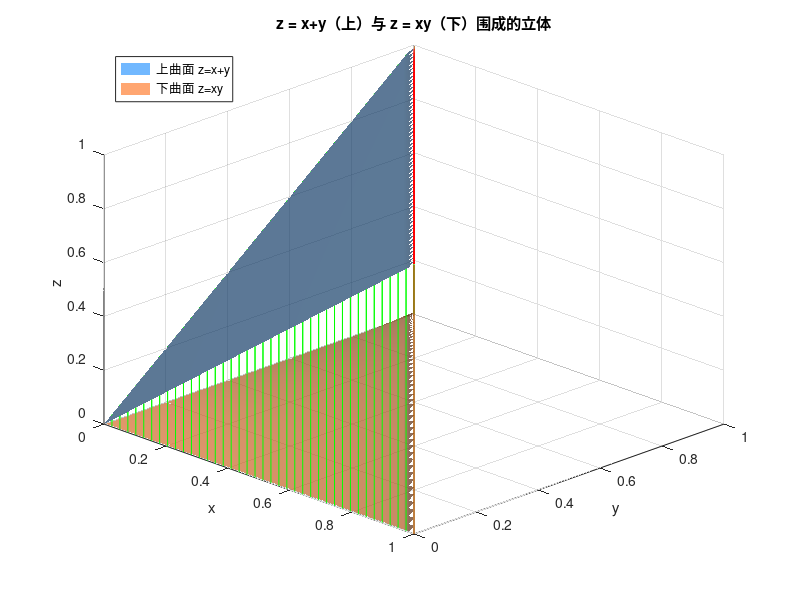

Source code (MATLAB):
figure; hold on;

% 参数范围
x = linspace(0, 1, 60);
y = linspace(0, 1, 60);
[X, Y] = meshgrid(x, y);

% 只保留 x+y<=1, x>=0, y>=0 的区域
mask = (X + Y <= 1) & (X >= 0) & (Y >= 0);

Z_top = X + Y;
Z_bot = X .* Y;

Z_top(~mask) = NaN;
Z_bot(~mask) = NaN;

% 上曲面 z = x+y
surf(X, Y, Z_top, 'FaceColor', [0.2 0.6 1.0], 'FaceAlpha', 0.7, ...
    'EdgeColor', 'none');

% 下曲面 z = xy
surf(X, Y, Z_bot, 'FaceColor', [1.0 0.5 0.2], 'FaceAlpha', 0.7, ...
    'EdgeColor', 'none');

% 侧面1: x=0, y从0到1, z从0到y
t = linspace(0, 1, 60);
[T, Z1] = meshgrid(t, linspace(0, 1, 60));
Zside1_top = T;        % z = 0+y = y
Zside1_bot = zeros(size(T)); % z = 0*y = 0
Xside1 = zeros(size(T));
Yside1 = T;
mask1 = (Yside1 <= 1);
Zside1_top(~mask1) = NaN;
Zside1_bot(~mask1) = NaN;
surf(Xside1, Yside1, Zside1_top, 'FaceColor',[0.4 0.8 0.4],'FaceAlpha',0.6,'EdgeColor','none');
surf(Xside1, Yside1, Zside1_bot, 'FaceColor',[0.4 0.8 0.4],'FaceAlpha',0.6,'EdgeColor','none');

% x=0时 两个曲面之间的侧面
for yi = linspace(0, 1, 40)
    zb = 0;
    zt = yi;
    plot3([0 0], [yi yi], [zb zt], 'g-', 'LineWidth', 0.3);
end

% 侧面2: y=0, x从0到1
for xi = linspace(0, 1, 40)
    zb = 0;
    zt = xi;
    plot3([xi xi], [0 0], [zb zt], 'g-', 'LineWidth', 0.3);
end

% 侧面3: x+y=1 (斜面)
s = linspace(0, 1, 60);
Xs3 = s;
Ys3 = 1 - s;
for i = 1:length(s)
    xi = Xs3(i); yi = Ys3(i);
    zb = xi * yi;
    zt = xi + yi;  % = 1
    plot3([xi xi], [yi yi], [zb zt], 'r-', 'LineWidth', 0.5);
end

% 斜侧面填充
[S3, ZZ] = meshgrid(s, linspace(0, 1, 60));
X3 = S3;
Y3 = 1 - S3;
Z3_top = ones(size(S3));        % z = x+y = 1
Z3_bot = S3 .* (1 - S3);       % z = xy
surf(X3, Y3, Z3_top, 'FaceColor',[0.8 0.3 0.8],'FaceAlpha',0.6,'EdgeColor','none');
surf(X3, Y3, Z3_bot, 'FaceColor',[0.8 0.3 0.8],'FaceAlpha',0.6,'EdgeColor','none');

% 底面 z=xy 和 侧面之间用patch填斜侧面
patch_x = [s, fliplr(s)];
patch_y = [1-s, fliplr(1-s)];
patch_z = [ones(1,length(s)), fliplr(s.*(1-s))];
fill3(patch_x, patch_y, patch_z, [0.8 0.3 0.8], 'FaceAlpha', 0.5, 'EdgeColor','none');

% 坐标轴和标签
xlabel('x'); ylabel('y'); zlabel('z');
title('z = x+y（上）与 z = xy（下）围成的立体');
legend({'上曲面 z=x+y','下曲面 z=xy'}, 'Location','northwest');
grid on; axis tight;
view(45, 30);
camlight; lighting gouraud;
